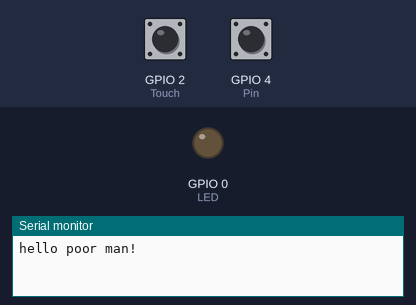
Recording of a program running on a simulated ESP32. On the bench: output pins drawn as LEDs (lit = HIGH), the last lines printed to the serial monitor. The inputs (shaded band) are chosen by the test bench; at power-on: GPIO 2 (Touch) HIGH, GPIO 4 (Pin) HIGH.

Above: at 1.2 s.
1.3 s: GPIO 2 (Touch) pulled LOW for 0.15 s
At 2.2 s:
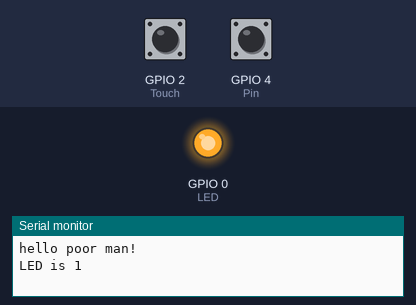
2.9 s: GPIO 2 (Touch) pulled LOW for 1 s
At 3.4 s:
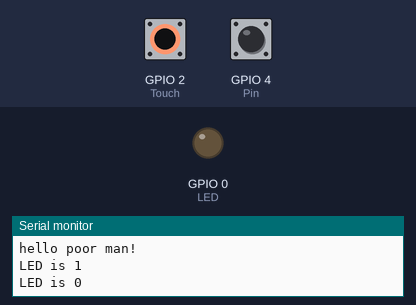
5.4 s: GPIO 2 (Touch) pulled LOW for 3.2 s
At 6.5 s:
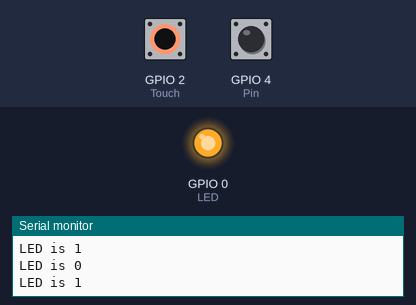
Timing chart, 0 to 8.4 s (numbered marks = the images above; inputs shaded):
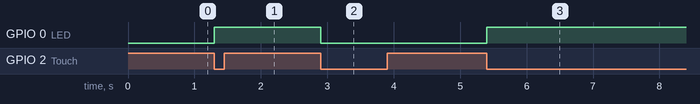

Measured:
- after the input at 1.3 s, GPIO 0 (LED): LOW → HIGH at once
- after the input at 2.9 s, GPIO 0 (LED): HIGH → LOW at once
- after the input at 5.4 s, GPIO 0 (LED): LOW → HIGH at once

The program:

main.cpp
```cpp
#include <Arduino.h>//Arduino库头文件

#define LED 0//设定LED的引脚为0
#define Pin 4//设定外部中断引脚为4
#define Touch 2//设定Touch引脚为2

bool num=0;//定义一个位变量用于点亮LED

void Touch_Int() //touch中断处理函数
{
  num =! num;//取反num，用于变换LED状态
  digitalWrite(LED,num);//将num的值赋给LED，来变换LED状态
  Serial.printf("LED is %d\n",num);//打印LED的状态
}

void Pin_Int() //外部中断处理函数
{
  num = ! num;//取反num，用于变换LED状态
  digitalWrite(LED,num);//将num的值赋给LED，来变换LED状态
  Serial.printf("LED is %d\n",num);//打印LED的状态
}

void setup() {//程序初始化函数
  Serial.begin(9600); //初始化串口：设置串口波特率（常用波特率有：9600、115200等等）
  pinMode(LED, OUTPUT);//配置LED引脚为输出模式
  pinMode(Touch, INPUT);//配置Touch引脚为输入模式
  pinMode(Pin, INPUT_PULLUP);//配置Pin引脚为上拉输入模式
  /*
  pinMode();函数模式共有：OUTPUT（输出）PULLUP（上拉）
  INPUT_PULLUP（上拉输入）PULLDOWN（下拉）
  INPUT_PULLDOWN（下拉输入）OPEN_DRAIN（漏极开路）
  OUTPUT_OPEN_DRAIN（漏极开路输出）ANALOG（模拟状态）
  */
  attachInterrupt(Pin,Pin_Int,FALLING);//外部中断初始化函数，配置的三个参数为（输入引脚，外部中断处理函数，触发模式）
  /*
  外部中断触发摸索包括：RISING（上升沿触发）
  FALLING（下降沿触发）CHANGE（边缘触发）
  ONLOW（低电平触发）ONHIGH（高电平触发）
  */
  touchAttachInterrupt(Touch,Touch_Int,20); //touch中断初始化函数，配置的三个参数为（输入引脚，touch中断处理函数，触发阈值“当touch值小于阈值触发中断”）
  digitalWrite(LED,num); //将LED的初始状态赋值为低电平，熄灭LED
  Serial.println("hello poor man!");//初始化结束，打印一句话，用于检测初始化完成
}

void loop() {//程序循环函数
  //Serial.printf("Touch is :%d\n", touchRead(Touch));//打印touch引脚touch值
  /*touchRead（）函数用于读取touch引脚函数*/
  delay(500);//延时函数
}
```
